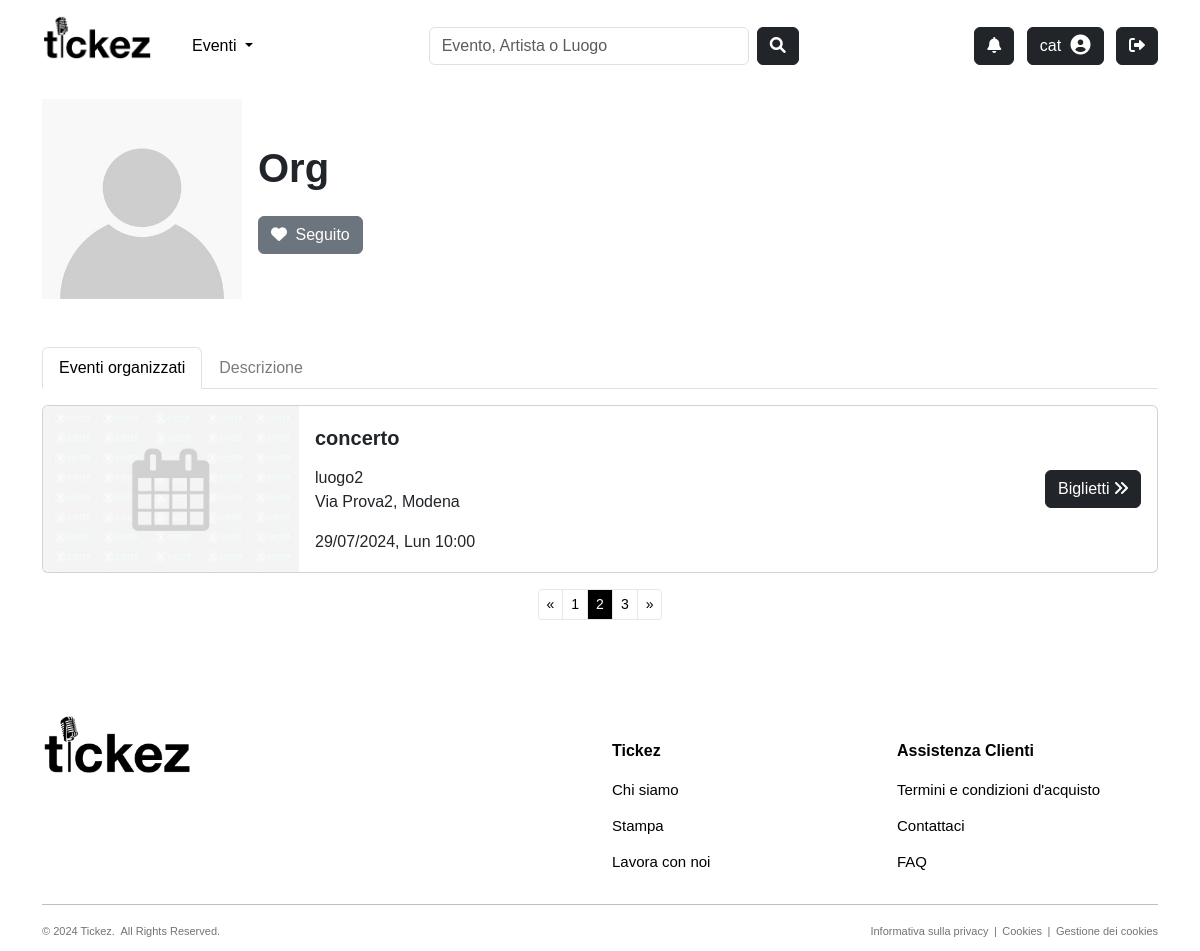
/users/artists/org-5/?page=2 (signed in), run on an earlier commit of the app's database.
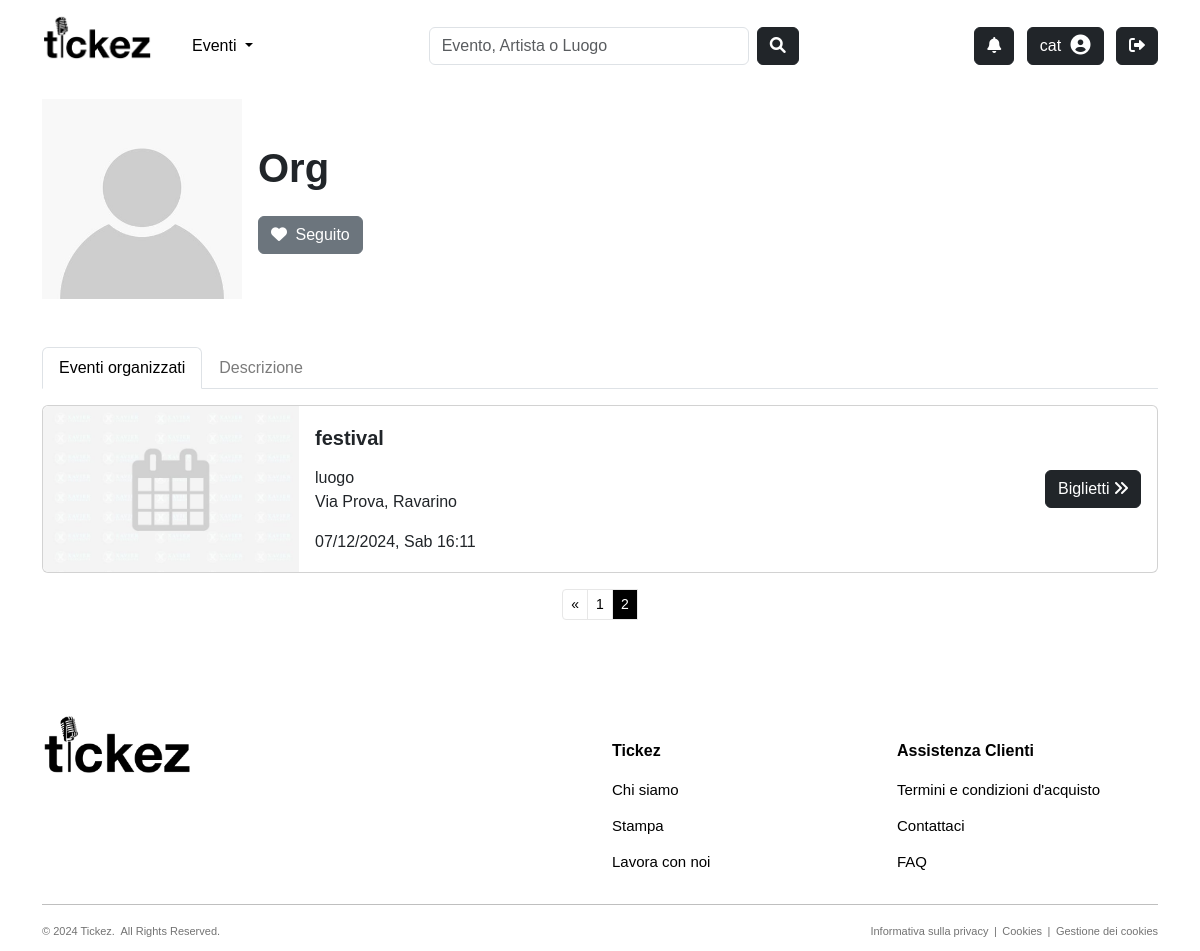
And on a later commit of the database.
### users/models.py (models this page shows, shortened)
class Organizzatore(models.Model):
    nome = models.CharField(max_length=50, null=False, blank=False)
    slug = models.SlugField(max_length=100, null=False, blank=True, unique=True)
    email = models.EmailField(max_length=255, null=False, blank=False, unique=True)
    descrizione = models.TextField(null=True, blank=True, default='')
    immagine_profilo = models.ImageField(null=True, blank=True, upload_to="images/organizers")
    user = models.OneToOneField(User, on_delete=models.CASCADE)
    followers = models.ManyToManyField(Utente, blank=True, default=None, related_name='organizzatori_preferiti')
    @property # trasforma un metodo di una classe in un attributo di sola lettura
    def immagine_profilo_url(self):
        if self.immagine_profilo and hasattr(self.immagine_profilo, 'url'):
            return self.immagine_profilo.url
        else:
            return join(settings.STATIC_URL, 'images/defaults/default_user.jpg')
    class Meta:
        verbose_name_plural = 'Organizzatori'

### products/models.py (models this page shows, shortened)
class Evento(models.Model):
    CATEGORY_CHOICES = [('Concerti', 'Concerti'), ('Festival', 'Festival'), ('Teatro', 'Teatro')]
    nome = models.CharField(max_length=100, null=False, blank=False)
    slug = models.SlugField(max_length=200, null=False,  blank=True, unique=True)
    categoria = models.CharField(max_length=100, choices=CATEGORY_CHOICES, null=False, blank=False)
    data_ora = models.DateTimeField(null=False, blank=False, default=timezone.now)
    locandina = models.ImageField(null=True, blank=True, upload_to="images/events")
    descrizione = models.TextField(null=True, blank=True, default='')
    visualizzazioni = models.IntegerField(null=True, blank=True, default=0)
    organizzatore = models.ForeignKey(to='users.Organizzatore', on_delete=models.CASCADE, null=False, blank=False, related_name='eventi_organizzati')
    luogo = models.ForeignKey(to='common.Luogo', on_delete=models.CASCADE, null=False, blank=False, related_name='eventi_programmati')
    followers = models.ManyToManyField(to='users.Utente', blank=True, default=None, related_name='eventi_preferiti')
    @property # trasforma un metodo di una classe in un attributo di sola lettura
    def locandina_url(self):
        if self.locandina and hasattr(self.locandina, 'url'):
            return self.locandina.url
        else:
            return join(settings.STATIC_URL, 'images/defaults/default_event.jpg')
    def get_absolute_url(self):
        return reverse("products:event-details", kwargs={"slug": self.slug, "pk": self.pk})
    class Meta:
        verbose_name_plural = 'Eventi'

### common/models.py (models this page shows, shortened)
class Luogo(models.Model):
    nome = models.CharField(max_length=50, null=False, blank=False)
    slug = models.SlugField(max_length=200, null=False, blank=True, unique=True)
    indirizzo = models.CharField(max_length=255, null=False, blank=False)
    citta = models.CharField(max_length=100, null=False, blank=False)
    capienza_persone = models.PositiveIntegerField(null=False, blank=False)
    immagine = models.ImageField(null=True, blank=True, upload_to="images/venues")
    followers = models.ManyToManyField(to='users.Utente', blank=True, default=None, related_name='luoghi_preferiti')
    affittuari = models.ManyToManyField(to='users.Organizzatore', blank=True, default=None, related_name='luoghi_affittati')
    class Meta:
        verbose_name_plural = 'Luoghi'

### users/views.py (the view)
# urls.py: path('artists/<slug:slug>-<int:pk>/', views.ArtistDetailView.as_view(), name="artist-details"),
class ArtistDetailView(DetailView):
    model = Organizzatore
    template_name = "users/artist_details.html"
    paginate_by = 1
    def get_context_data(self, **kwargs):
        context = super().get_context_data(**kwargs)
        context['title'] = self.get_object().nome
        events = self.get_object().eventi_organizzati.order_by('data_ora')
        paginator = Paginator(events, self.paginate_by)
        page = self.request.GET.get('page')
        try:
            events = paginator.page(page)
        except PageNotAnInteger:
            events = paginator.page(1)
        except EmptyPage:
            events = paginator.page(paginator.num_pages)
        context['planned_events'] = events
        return context

### common/context_processors.py (called while the page is built)
def notifications(request):
    notifications = []
    unread_count = 0
    if request.user.is_authenticated:
        try:
            utente = request.user.utente
            notifications = Notifica.objects.filter(organizzatore__in=utente.organizzatori_preferiti.all()).order_by('-data_ora')
            unread_count = notifications.filter(letta=False).count()
        except:
            utente = None
    return {
        'notifications': notifications,
        'unread_count': unread_count,
    }

### users/templates/users/artist_details.html (shortened to what this page needs)
{% extends "users/base_users.html" %}
{% load static %}
{% load crispy_forms_tags %}
{% load tz %}
{% block content %}
<div class="container">
  <div class="d-flex align-items-center mb-5">
    <div class="me-3" style="width: 200px; height: 200px;">
        <img src="{{ object.immagine_profilo_url }}" style="width: 100%; height: 100%; object-fit: cover;">
    </div>
    <div style="flex-grow: 1; max-width: calc(100% - 220px);">
        <h1 class="mb-3" style="font-weight:600; word-break: break-word;">{{ object.nome }}</h1>
        {% if request.user.utente %}
        <form method="POST" action="{% url 'users:toggle-follow' entity_type='organizzatore' entity_pk=object.id %}"> {% csrf_token %}
            <button type="submit" class="btn {% if request.user.utente in object.followers.all %}btn-secondary{% else %}btn-dark{% endif %} mt-2">
                {% if request.user.utente in object.followers.all %}
                    <i class="fas fa-heart me-1"></i> Seguito
                {% else %}
                    <i class="far fa-heart me-1"></i> Segui
                {% endif %}
            </button>
        </form>
        {% endif %}
    </div>
  </div>
    <ul class="nav nav-tabs" id="myTab" role="tablist">
      <li class="nav-item" role="presentation">
        <button class="nav-link active" id="events-tab" data-bs-toggle="tab" data-bs-target="#events" type="button" role="tab" aria-controls="events" aria-selected="false">Eventi organizzati</button>
      </li>
      <li class="nav-item" role="presentation">
        <button class="nav-link" id="description-tab" data-bs-toggle="tab" data-bs-target="#description" type="button" role="tab" aria-controls="description" aria-selected="true">Descrizione</button>
      </li>
    </ul>
    <div class="tab-content">
      <div class="tab-pane mt-3 active" id="events" role="tabpanel" aria-labelledby="events-tab">
        {% if planned_events %}
        {% for e in planned_events %}
        <div class="card mb-3">
            <div class="row g-0">
                <div class="col-4" style="max-width: 256px;">
                    <img src="{{ e.locandina_url }}" class="img-fluid rounded-start" alt="{{ e.nome }}" style="width: 256px; height:166px;">
                </div>
                <div class="col-7">
                    <div class="card-body">
                        <h5 class="card-title mt-1 mb-2" style="font-weight:600; white-space: nowrap; overflow: hidden; text-overflow: ellipsis">{{ e.nome }}</h5>
                        <p class="card-text">{{ e.luogo.nome }}<br>{{e.luogo.indirizzo}}, {{e.luogo.citta}}</p>
                        <p class="card-text">{{e.data_ora|date:"d/m/Y, l"|slice:":15"}} {{e.data_ora|time:"H:i"}}</p>
                    </div>
                </div>
                <div class="card-body col-1 d-flex align-items-center justify-content-end">
                        <a href="{{ e.get_absolute_url }}" class="btn btn-dark">Biglietti <i class="fa fa-angle-double-right" aria-hidden="true"></i></a>
                </div>
            </div>
        </div>
        {% endfor %}
        <nav aria-label="Page navigation">
            <ul class="pagination pagination-sm justify-content-center">
                <li class="page-item">
                    {% if planned_events.has_previous %}
                        <a class="page-link" href="?page={{ planned_events.previous_page_number }}" aria-label="Previous">
                            <span aria-hidden="true">&laquo;</span>
                        </a>
                    {% endif %}
                </li>
                {% for num in planned_events.paginator.page_range %}
                    {% if planned_events.number == num %}
                        <li class="page-item active" aria-current="page">
                            <span class="page-link">{{ num }}</span>
                        </li>
                    {% elif num > planned_events.number|add:'-2' and num < planned_events.number|add:'2' %}
                        <li class="page-item">
                            <a class="page-link" href="?page={{ num }}">{{ num }}</a>
                        </li>
                    {% endif %}
                {% endfor %}
                <li class="page-item">
                    {% if planned_events.has_next %}
                        <a class="page-link" href="?page={{ planned_events.next_page_number }}" aria-label="Next">
                            <span aria-hidden="true">&raquo;</span>
                        </a>
                    {% endif %}
                </li>
            </ul>
        </nav>
        {% else %}
            <p>Nessun evento organizzato.</p>
        {% endif %}
      </div>
    </div>
</div>
{% endblock %}

### users/templates/users/base_users.html
{% extends 'base.html' %}
{% load static %}
{% load crispy_forms_tags %}
{% load tz %}

### templates/base.html (shortened to what this page needs)
{% load static %}
{% load crispy_forms_tags %}
{% load tz %}
<!DOCTYPE html>
<html lang="en">
  <head>
    <link rel="stylesheet" href="https://cdn.jsdelivr.net/npm/bootstrap@5.3.3/dist/css/bootstrap.min.css"/>
    <link rel="stylesheet" type="text/css" href="{% static 'css/style.css' %}" />
    <link rel="stylesheet" href="https://cdnjs.cloudflare.com/ajax/libs/font-awesome/6.0.0-beta3/css/all.min.css">
    <link rel="stylesheet" href="https://cdnjs.cloudflare.com/ajax/libs/bootstrap-datepicker/1.9.0/css/bootstrap-datepicker.min.css">
  </head>
  <body>
    {% include 'navbar.html' %}
    <br/>
    {% block content %} {% endblock %}
    <br/><br/>
    {% include 'footer.html' %}
  </body>
</html>

### templates/navbar.html (shortened to what this page needs)
{% load tz %}
<nav class="navbar navbar-light" style="background-color: #ffffff; padding:10px 30px;">
    <div class="container-fluid d-flex justify-content-between align-items-end">
        <div class="d-flex align-items-end">
            <a class="navbar-brand" href="/">
                <img src="/static/images/tickez_logo.jpg" alt="tickez logo" width="110">
            </a>
            <div class="dropdown d-inline ms-4" style="margin-bottom: 7px;">
                <a style="color: black;" class="nav-link dropdown-toggle" href="#" role="button" data-bs-toggle="dropdown" aria-expanded="false">
                    Eventi
                </a>
            </div>
        </div>
        <div>
            <form id="searchFormNavbar" class="d-flex w-100 ms-3 me-3" method="GET" action="{% url 'common:search-results' %}">
                <input class="form-control me-2" type="search" name="keywords" placeholder="Evento, Artista o Luogo" aria-label="Search" style="width: 320px;">
                <button class="btn btn-dark" type="submit"><i class="fas fa-search"></i></button>
            </form>
        </div>
        <div>
            {% if user.is_authenticated %}
            <div class="btn-group me-2">
                <button class="btn btn-dark rounded-end" type="button" data-bs-toggle="dropdown" aria-expanded="false">
                    <i class="fas fa-bell position-relative" style="position: relative;">
                    </i>
                </button>
            </div>
            <a href={% if user.is_superuser %}"{% url 'users:admin-profile' %}"{% else %}"{% url 'users:profile' %}"{% endif %} class="btn btn-dark me-2">
                <span style="margin-right: 5px;">{{ user }}</span>
                <i class="fas fa-user-circle fa-lg"></i>
            </a>
            <form id="logout-form" method="POST" action="{% url 'users:logout' %}" style="display: inline;">
                <button type="submit" class="btn btn-dark">
                    <i class="fas fa-sign-out-alt"></i>
                </button>
            </form>
            {% else %}
            <a href="{% url 'users:login' %}" class="btn btn-dark me-2">
                <span style="margin-right: 5px;">Accedi</span>
                <i class="fas fa-user-circle fa-lg"></i>
            </a>
            {% endif %}
        </div>
    </div>
</nav>

### templates/footer.html
<footer class="site-footer">
    <div class="container">
      <div class="row">
        <div class="col-md-6 col-sm-12">
          <a href="/"><img width="150" heigth="150" src="/static/images/tickez_logo.jpg"/></a>
        </div>
        <div class="col-md-3 col-xs-12">
          <h6>Tickez</h6>
          <ul class="footer-links">
            <li><p>Chi siamo</p></li>
            <li><p>Stampa</p></li>
            <li><p>Lavora con noi</p></li>
          </ul>
        </div>
        <div class="col-md-3 col-xs-12">
          <h6>Assistenza Clienti</h6>
          <ul class="footer-links">
            <li><p>Termini e condizioni d'acquisto</p></li>
            <li><p>Contattaci</p></li>
            <li><p>FAQ</p></li>
          </ul>
        </div>
      </div>
      <hr>
    </div>
    <div class="container">
      <div class="row">
        <div class="col-md-6 col-xs-12">
          <p class="copyright-text">&copy; 2024 Tickez.&ensp;All Rights Reserved.</p>
        </div>
        <div class="col-md-6 col-xs-12">
            <p class="cookies-text">Informativa sulla privacy&ensp;|&ensp;Cookies&ensp;|&ensp;Gestione dei cookies</p>
        </div>
      </div>
    </div>
</footer>

### static/css/style.css (style rules this page uses)
body { font-family: 'Helvetica', 'Arial', sans-serif; }
.page-link { background-color: #ffffff; color: #000000; border-color:#e7e7e7; }
.page-item.active .page-link { background-color: #000000; color: #ffffff; border-color:#e7e7e7; }
.nav-link { color: #7b7b7b; }
.site-footer { background-color:#ffffff; padding:30px 0 10px; font-size:15px; line-height:20px; color:#000000; }
.site-footer h6 { color:#000000; font-weight:600; font-size:16px; margin-top:27px; margin-bottom:20px; }
.footer-links { padding-left:0; list-style:none }
.footer-links li { display:block }
.copyright-text { font-size:11px; color:#737373; margin:0 }
.cookies-text { font-size:11px; color:#737373; margin:0 }
@media (min-width: 768px) { .cookies-text { text-align: right; } }

What changed in the data, as far as the page shows it:
no longer on this page (row edited): Evento: nome "concerto", luogo.nome "luogo2", luogo.indirizzo "Via Prova2", luogo.citta "Modena", data_ora "29/07/2024, Lun", data_ora "10:00"
now on this page (row edited): Evento: nome "festival", luogo.nome "luogo", luogo.indirizzo "Via Prova", luogo.citta "Ravarino", data_ora "07/12/2024, Sab", data_ora "16:11"
Also different on the page:
list line gone: "3"
